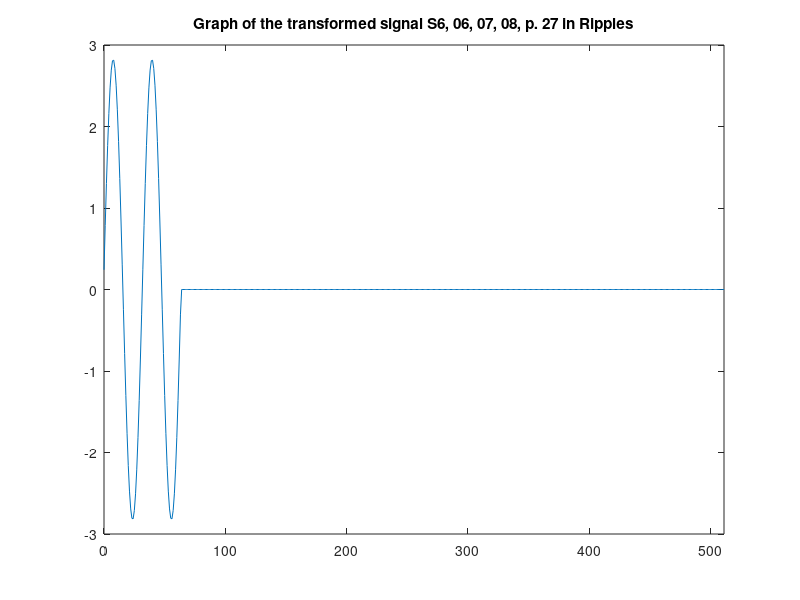
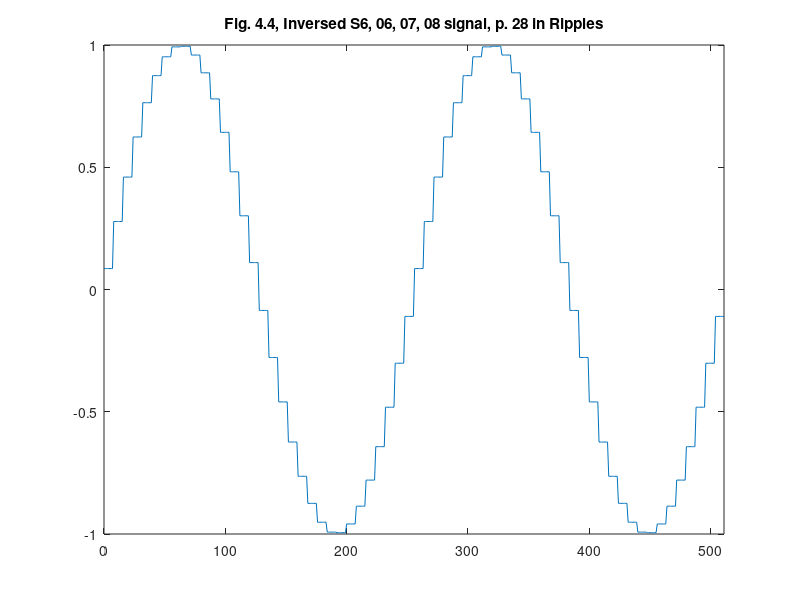

Here is the MATLAB script that generated these plots, in order:
%% ========================================================================
%% Programmatic octave notes on "Ripples in Mathematics" by A. Jensen
%% and A. la Cour-Harbo written with a deep gratitude to the authors for
%% this wonderful text. I added a few graphs to help me visualize Fig. 4.4.
%% 
%% Reconstruction of graphs on p.28, Ch 04.
%%
%% Author: Vladimir Kulyukin
%% 
%% NB: I have tested this code in Octave, not Matlab.
%%
%% The numbers below were computed by my Java OneDHaar class methods
%% available at https://github.com/VKEDCO/java/blob/master/haar/org.vkedco.wavelets.haar/OneDHaar.java &
%% https://github.com/VKEDCO/java/blob/master/haar/org.vkedco.wavelets.tests/RipplesInMathCh04.java
%% =========================================================================


t = [0:511];

y_s6_06_07_08_p28 = [
0.24228789181051738
0.7865275324466248
1.30054136110053
1.7645761145993404
2.1607991975997836
2.473983979226618
2.692094943957973
2.8067502097372614
2.8135436389999984
2.7122141640694157
2.506655819840873
2.2047680982046236
1.818152375002565
1.3616660756607568
0.8528517126624386
0.3112627366312535
-0.242287891810517
-0.7865275324466247
-1.3005413611005299
-1.7645761145993402
-2.1607991975997836
-2.473983979226618
-2.692094943957973
-2.8067502097372614
-2.8135436389999984
-2.712214164069416
-2.506655819840873
-2.2047680982046236
-1.8181523750025657
-1.3616660756607575
-0.8528517126624388
-0.3112627366312537
0.24228789181051652
0.7865275324466239
1.30054136110053
1.7645761145993402
2.1607991975997836
2.473983979226618
2.692094943957973
2.806750209737261
2.8135436389999984
2.7122141640694166
2.506655819840873
2.204768098204624
1.8181523750025657
1.3616660756607573
0.8528517126624395
0.31126273663125437
-0.24228789181051674
-0.7865275324466237
-1.3005413611005292
-1.7645761145993395
-2.1607991975997836
-2.473983979226618
-2.692094943957973
-2.806750209737261
-2.8135436389999984
-2.7122141640694166
-2.5066558198408737
-2.204768098204624
-1.8181523750025663
-1.3616660756607575
-0.8528517126624399
-0.3112627366312547
0.0
0.0
0.0
0.0
0.0
0.0
0.0
0.0
0.0
0.0
0.0
0.0
0.0
0.0
0.0
0.0
0.0
0.0
0.0
0.0
0.0
0.0
0.0
0.0
0.0
0.0
0.0
0.0
0.0
0.0
0.0
0.0
0.0
0.0
0.0
0.0
0.0
0.0
0.0
0.0
0.0
0.0
0.0
0.0
0.0
0.0
0.0
0.0
0.0
0.0
0.0
0.0
0.0
0.0
0.0
0.0
0.0
0.0
0.0
0.0
0.0
0.0
0.0
0.0
0.0
0.0
0.0
0.0
0.0
0.0
0.0
0.0
0.0
0.0
0.0
0.0
0.0
0.0
0.0
0.0
0.0
0.0
0.0
0.0
0.0
0.0
0.0
0.0
0.0
0.0
0.0
0.0
0.0
0.0
0.0
0.0
0.0
0.0
0.0
0.0
0.0
0.0
0.0
0.0
0.0
0.0
0.0
0.0
0.0
0.0
0.0
0.0
0.0
0.0
0.0
0.0
0.0
0.0
0.0
0.0
0.0
0.0
0.0
0.0
0.0
0.0
0.0
0.0
0.0
0.0
0.0
0.0
0.0
0.0
0.0
0.0
0.0
0.0
0.0
0.0
0.0
0.0
0.0
0.0
0.0
0.0
0.0
0.0
0.0
0.0
0.0
0.0
0.0
0.0
0.0
0.0
0.0
0.0
0.0
0.0
0.0
0.0
0.0
0.0
0.0
0.0
0.0
0.0
0.0
0.0
0.0
0.0
0.0
0.0
0.0
0.0
0.0
0.0
0.0
0.0
0.0
0.0
0.0
0.0
0.0
0.0
0.0
0.0
0.0
0.0
0.0
0.0
0.0
0.0
0.0
0.0
0.0
0.0
0.0
0.0
0.0
0.0
0.0
0.0
0.0
0.0
0.0
0.0
0.0
0.0
0.0
0.0
0.0
0.0
0.0
0.0
0.0
0.0
0.0
0.0
0.0
0.0
0.0
0.0
0.0
0.0
0.0
0.0
0.0
0.0
0.0
0.0
0.0
0.0
0.0
0.0
0.0
0.0
0.0
0.0
0.0
0.0
0.0
0.0
0.0
0.0
0.0
0.0
0.0
0.0
0.0
0.0
0.0
0.0
0.0
0.0
0.0
0.0
0.0
0.0
0.0
0.0
0.0
0.0
0.0
0.0
0.0
0.0
0.0
0.0
0.0
0.0
0.0
0.0
0.0
0.0
0.0
0.0
0.0
0.0
0.0
0.0
0.0
0.0
0.0
0.0
0.0
0.0
0.0
0.0
0.0
0.0
0.0
0.0
0.0
0.0
0.0
0.0
0.0
0.0
0.0
0.0
0.0
0.0
0.0
0.0
0.0
0.0
0.0
0.0
0.0
0.0
0.0
0.0
0.0
0.0
0.0
0.0
0.0
0.0
0.0
0.0
0.0
0.0
0.0
0.0
0.0
0.0
0.0
0.0
0.0
0.0
0.0
0.0
0.0
0.0
0.0
0.0
0.0
0.0
0.0
0.0
0.0
0.0
0.0
0.0
0.0
0.0
0.0
0.0
0.0
0.0
0.0
0.0
0.0
0.0
0.0
0.0
0.0
0.0
0.0
0.0
0.0
0.0
0.0
0.0
0.0
0.0
0.0
0.0
0.0
0.0
0.0
0.0
0.0
0.0
0.0
0.0
0.0
0.0
0.0
0.0
0.0
0.0
0.0
0.0
0.0
0.0
0.0
0.0
0.0
0.0
0.0
0.0
0.0
0.0
0.0
0.0
0.0
0.0
0.0
0.0
0.0
0.0
0.0
0.0
0.0
0.0
0.0
0.0
0.0
0.0
0.0
0.0
0.0
0.0
0.0
0.0
0.0
0.0
0.0
0.0
0.0
0.0
0.0
0.0
0.0
0.0
0.0
0.0
0.0
0.0
0.0
0.0
0.0
0.0
0.0
0.0
0.0
0.0
0.0
0.0
0.0
0.0
0.0
0.0
0.0
0.0
];

figure;
plot(t, y_s6_06_07_08_p28);
xlim([0 511]);
title('Graph of the transformed signal S6, 06, 07, 08, p. 27 in Ripples');

y_fig44d_p28 = [
0.08566170564930468
0.08566170564930468
0.08566170564930468
0.08566170564930468
0.08566170564930468
0.08566170564930468
0.08566170564930468
0.08566170564930468
0.27807947589146526
0.27807947589146526
0.27807947589146526
0.27807947589146526
0.27807947589146526
0.27807947589146526
0.27807947589146526
0.27807947589146526
0.4598108078238835
0.4598108078238835
0.4598108078238835
0.4598108078238835
0.4598108078238835
0.4598108078238835
0.4598108078238835
0.4598108078238835
0.6238718682765019
0.6238718682765019
0.6238718682765019
0.6238718682765019
0.6238718682765019
0.6238718682765019
0.6238718682765019
0.6238718682765019
0.7639578827026285
0.7639578827026285
0.7639578827026285
0.7639578827026285
0.7639578827026285
0.7639578827026285
0.7639578827026285
0.7639578827026285
0.87468542412901
0.87468542412901
0.87468542412901
0.87468542412901
0.87468542412901
0.87468542412901
0.87468542412901
0.87468542412901
0.9517992952353505
0.9517992952353505
0.9517992952353505
0.9517992952353505
0.9517992952353505
0.9517992952353505
0.9517992952353505
0.9517992952353505
0.9923360532009908
0.9923360532009908
0.9923360532009908
0.9923360532009908
0.9923360532009908
0.9923360532009908
0.9923360532009908
0.9923360532009908
0.994737893150587
0.994737893150587
0.994737893150587
0.994737893150587
0.994737893150587
0.994737893150587
0.994737893150587
0.994737893150587
0.9589125137218434
0.9589125137218434
0.9589125137218434
0.9589125137218434
0.9589125137218434
0.9589125137218434
0.9589125137218434
0.9589125137218434
0.8862366641551027
0.8862366641551027
0.8862366641551027
0.8862366641551027
0.8862366641551027
0.8862366641551027
0.8862366641551027
0.8862366641551027
0.7795032365921284
0.7795032365921284
0.7795032365921284
0.7795032365921284
0.7795032365921284
0.7795032365921284
0.7795032365921284
0.7795032365921284
0.6428139367973701
0.6428139367973701
0.6428139367973701
0.6428139367973701
0.6428139367973701
0.6428139367973701
0.6428139367973701
0.6428139367973701
0.4814216579056977
0.4814216579056977
0.4814216579056977
0.4814216579056977
0.4814216579056977
0.4814216579056977
0.4814216579056977
0.4814216579056977
0.30152861468508557
0.30152861468508557
0.30152861468508557
0.30152861468508557
0.30152861468508557
0.30152861468508557
0.30152861468508557
0.30152861468508557
0.11004799590132083
0.11004799590132083
0.11004799590132083
0.11004799590132083
0.11004799590132083
0.11004799590132083
0.11004799590132083
0.11004799590132083
-0.08566170564930455
-0.08566170564930455
-0.08566170564930455
-0.08566170564930455
-0.08566170564930455
-0.08566170564930455
-0.08566170564930455
-0.08566170564930455
-0.2780794758914652
-0.2780794758914652
-0.2780794758914652
-0.2780794758914652
-0.2780794758914652
-0.2780794758914652
-0.2780794758914652
-0.2780794758914652
-0.4598108078238834
-0.4598108078238834
-0.4598108078238834
-0.4598108078238834
-0.4598108078238834
-0.4598108078238834
-0.4598108078238834
-0.4598108078238834
-0.6238718682765018
-0.6238718682765018
-0.6238718682765018
-0.6238718682765018
-0.6238718682765018
-0.6238718682765018
-0.6238718682765018
-0.6238718682765018
-0.7639578827026285
-0.7639578827026285
-0.7639578827026285
-0.7639578827026285
-0.7639578827026285
-0.7639578827026285
-0.7639578827026285
-0.7639578827026285
-0.87468542412901
-0.87468542412901
-0.87468542412901
-0.87468542412901
-0.87468542412901
-0.87468542412901
-0.87468542412901
-0.87468542412901
-0.9517992952353505
-0.9517992952353505
-0.9517992952353505
-0.9517992952353505
-0.9517992952353505
-0.9517992952353505
-0.9517992952353505
-0.9517992952353505
-0.9923360532009908
-0.9923360532009908
-0.9923360532009908
-0.9923360532009908
-0.9923360532009908
-0.9923360532009908
-0.9923360532009908
-0.9923360532009908
-0.994737893150587
-0.994737893150587
-0.994737893150587
-0.994737893150587
-0.994737893150587
-0.994737893150587
-0.994737893150587
-0.994737893150587
-0.9589125137218435
-0.9589125137218435
-0.9589125137218435
-0.9589125137218435
-0.9589125137218435
-0.9589125137218435
-0.9589125137218435
-0.9589125137218435
-0.8862366641551027
-0.8862366641551027
-0.8862366641551027
-0.8862366641551027
-0.8862366641551027
-0.8862366641551027
-0.8862366641551027
-0.8862366641551027
-0.7795032365921284
-0.7795032365921284
-0.7795032365921284
-0.7795032365921284
-0.7795032365921284
-0.7795032365921284
-0.7795032365921284
-0.7795032365921284
-0.6428139367973703
-0.6428139367973703
-0.6428139367973703
-0.6428139367973703
-0.6428139367973703
-0.6428139367973703
-0.6428139367973703
-0.6428139367973703
-0.4814216579056979
-0.4814216579056979
-0.4814216579056979
-0.4814216579056979
-0.4814216579056979
-0.4814216579056979
-0.4814216579056979
-0.4814216579056979
-0.3015286146850856
-0.3015286146850856
-0.3015286146850856
-0.3015286146850856
-0.3015286146850856
-0.3015286146850856
-0.3015286146850856
-0.3015286146850856
-0.11004799590132092
-0.11004799590132092
-0.11004799590132092
-0.11004799590132092
-0.11004799590132092
-0.11004799590132092
-0.11004799590132092
-0.11004799590132092
0.08566170564930438
0.08566170564930438
0.08566170564930438
0.08566170564930438
0.08566170564930438
0.08566170564930438
0.08566170564930438
0.08566170564930438
0.2780794758914649
0.2780794758914649
0.2780794758914649
0.2780794758914649
0.2780794758914649
0.2780794758914649
0.2780794758914649
0.2780794758914649
0.4598108078238835
0.4598108078238835
0.4598108078238835
0.4598108078238835
0.4598108078238835
0.4598108078238835
0.4598108078238835
0.4598108078238835
0.6238718682765018
0.6238718682765018
0.6238718682765018
0.6238718682765018
0.6238718682765018
0.6238718682765018
0.6238718682765018
0.6238718682765018
0.7639578827026285
0.7639578827026285
0.7639578827026285
0.7639578827026285
0.7639578827026285
0.7639578827026285
0.7639578827026285
0.7639578827026285
0.87468542412901
0.87468542412901
0.87468542412901
0.87468542412901
0.87468542412901
0.87468542412901
0.87468542412901
0.87468542412901
0.9517992952353505
0.9517992952353505
0.9517992952353505
0.9517992952353505
0.9517992952353505
0.9517992952353505
0.9517992952353505
0.9517992952353505
0.9923360532009906
0.9923360532009906
0.9923360532009906
0.9923360532009906
0.9923360532009906
0.9923360532009906
0.9923360532009906
0.9923360532009906
0.994737893150587
0.994737893150587
0.994737893150587
0.994737893150587
0.994737893150587
0.994737893150587
0.994737893150587
0.994737893150587
0.9589125137218437
0.9589125137218437
0.9589125137218437
0.9589125137218437
0.9589125137218437
0.9589125137218437
0.9589125137218437
0.9589125137218437
0.8862366641551027
0.8862366641551027
0.8862366641551027
0.8862366641551027
0.8862366641551027
0.8862366641551027
0.8862366641551027
0.8862366641551027
0.7795032365921286
0.7795032365921286
0.7795032365921286
0.7795032365921286
0.7795032365921286
0.7795032365921286
0.7795032365921286
0.7795032365921286
0.6428139367973703
0.6428139367973703
0.6428139367973703
0.6428139367973703
0.6428139367973703
0.6428139367973703
0.6428139367973703
0.6428139367973703
0.48142165790569785
0.48142165790569785
0.48142165790569785
0.48142165790569785
0.48142165790569785
0.48142165790569785
0.48142165790569785
0.48142165790569785
0.3015286146850859
0.3015286146850859
0.3015286146850859
0.3015286146850859
0.3015286146850859
0.3015286146850859
0.3015286146850859
0.3015286146850859
0.11004799590132115
0.11004799590132115
0.11004799590132115
0.11004799590132115
0.11004799590132115
0.11004799590132115
0.11004799590132115
0.11004799590132115
-0.08566170564930446
-0.08566170564930446
-0.08566170564930446
-0.08566170564930446
-0.08566170564930446
-0.08566170564930446
-0.08566170564930446
-0.08566170564930446
-0.27807947589146487
-0.27807947589146487
-0.27807947589146487
-0.27807947589146487
-0.27807947589146487
-0.27807947589146487
-0.27807947589146487
-0.27807947589146487
-0.45981080782388317
-0.45981080782388317
-0.45981080782388317
-0.45981080782388317
-0.45981080782388317
-0.45981080782388317
-0.45981080782388317
-0.45981080782388317
-0.6238718682765015
-0.6238718682765015
-0.6238718682765015
-0.6238718682765015
-0.6238718682765015
-0.6238718682765015
-0.6238718682765015
-0.6238718682765015
-0.7639578827026285
-0.7639578827026285
-0.7639578827026285
-0.7639578827026285
-0.7639578827026285
-0.7639578827026285
-0.7639578827026285
-0.7639578827026285
-0.87468542412901
-0.87468542412901
-0.87468542412901
-0.87468542412901
-0.87468542412901
-0.87468542412901
-0.87468542412901
-0.87468542412901
-0.9517992952353505
-0.9517992952353505
-0.9517992952353505
-0.9517992952353505
-0.9517992952353505
-0.9517992952353505
-0.9517992952353505
-0.9517992952353505
-0.9923360532009906
-0.9923360532009906
-0.9923360532009906
-0.9923360532009906
-0.9923360532009906
-0.9923360532009906
-0.9923360532009906
-0.9923360532009906
-0.994737893150587
-0.994737893150587
-0.994737893150587
-0.994737893150587
-0.994737893150587
-0.994737893150587
-0.994737893150587
-0.994737893150587
-0.9589125137218437
-0.9589125137218437
-0.9589125137218437
-0.9589125137218437
-0.9589125137218437
-0.9589125137218437
-0.9589125137218437
-0.9589125137218437
-0.886236664155103
-0.886236664155103
-0.886236664155103
-0.886236664155103
-0.886236664155103
-0.886236664155103
-0.886236664155103
-0.886236664155103
-0.7795032365921286
-0.7795032365921286
-0.7795032365921286
-0.7795032365921286
-0.7795032365921286
-0.7795032365921286
-0.7795032365921286
-0.7795032365921286
-0.6428139367973705
-0.6428139367973705
-0.6428139367973705
-0.6428139367973705
-0.6428139367973705
-0.6428139367973705
-0.6428139367973705
-0.6428139367973705
-0.4814216579056979
-0.4814216579056979
-0.4814216579056979
-0.4814216579056979
-0.4814216579056979
-0.4814216579056979
-0.4814216579056979
-0.4814216579056979
-0.301528614685086
-0.301528614685086
-0.301528614685086
-0.301528614685086
-0.301528614685086
-0.301528614685086
-0.301528614685086
-0.301528614685086
-0.11004799590132126
-0.11004799590132126
-0.11004799590132126
-0.11004799590132126
-0.11004799590132126
-0.11004799590132126
-0.11004799590132126
-0.11004799590132126
];

figure;
plot(t, y_fig44d_p28);
xlim([0 511]);
title('Fig. 4.4, Inversed S6, 06, 07, 08 signal, p. 28 in Ripples');
